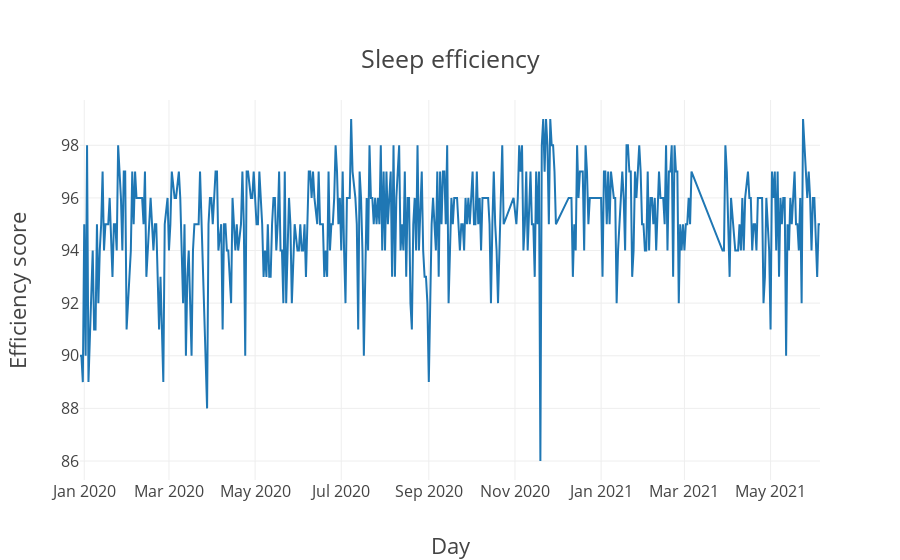

The code cell stored with this chart in its notebook:
### Markdown cell above
Therefore, higher scores indicate that when I went to bed, I went *to sleep*, not to just lay around and e.g. play with my phone while staying awake:

### Code cell
df_sleep_merged["efficiency_rolling_mean"] = df_sleep_merged["efficiency"].rolling(30).mean()

fig = go.Figure(
    data=[go.Scatter(x=df_sleep_merged["dateOfSleep"], y=df_sleep_merged["efficiency"])],
    layout=go.Layout(
        title="Sleep efficiency"))
fig.update_layout(
    title=PLOTLY_TITLE_CENTER_DICT,
    xaxis_title="Day",
    yaxis_title="Efficiency score",
    font={"size": 18},
    yaxis={"tickfont": {"size": 16}},
    xaxis={"tickfont": {"size": 16}}
)

### Figure 1 — Plotly figure (JSON) as saved in the notebook; plotly's stock layout.template omitted (floating-point values rounded to 4 significant figures; data arrays with more than 128 entries replaced by an {"elided": "..."} marker saying what was removed)
{"data": [{"type": "scatter", "x": {"elided": "441 str values"}, "y": {"elided": "441 int values"}}], "layout": {"autosize": true, "font": {"size": 18}, "title": {"text": "Sleep efficiency", "x": 0.5, "xanchor": "center", "yanchor": "top"}, "xaxis": {"autorange": true, "range": ["2019-12-29", "2021-06-05"], "tickfont": {"size": 16}, "title": {"text": "Day"}, "type": "date"}, "yaxis": {"autorange": true, "range": [85.28, 99.72], "tickfont": {"size": 16}, "title": {"text": "Efficiency score"}, "type": "linear"}}}
